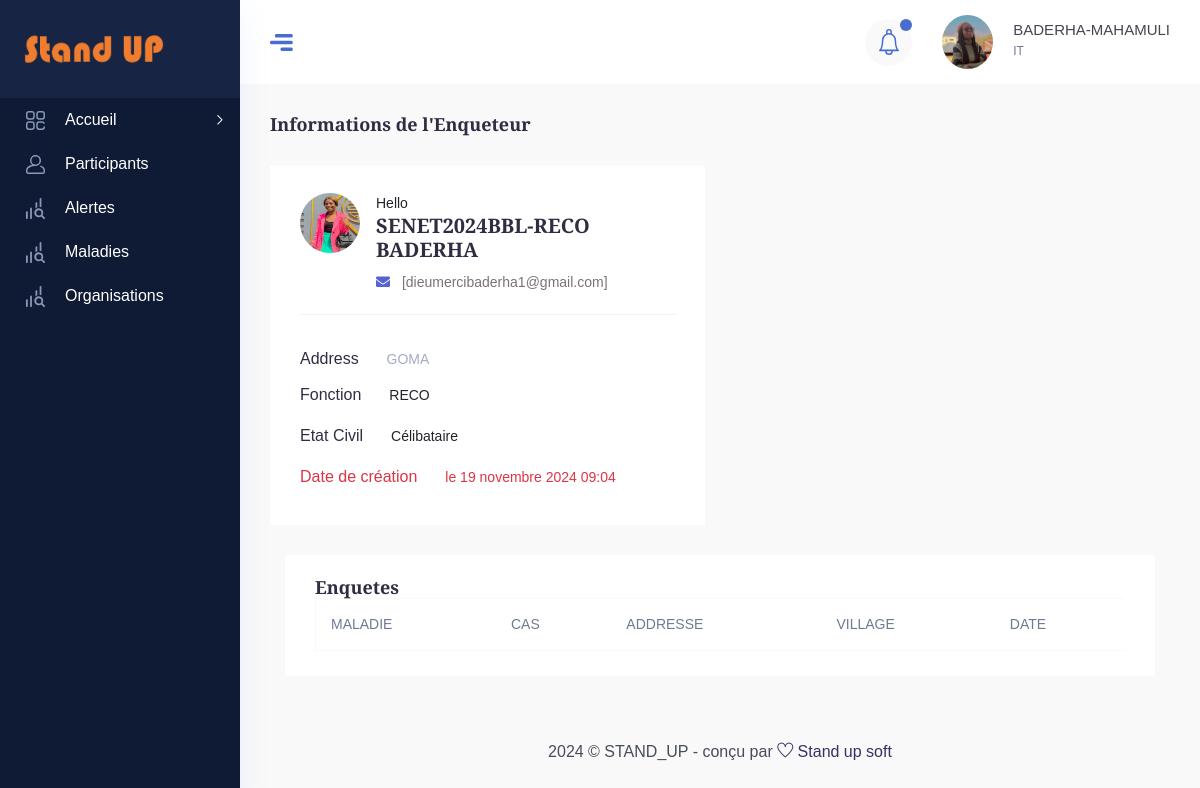
The page /profile_agents/2 (signed in) on the database its author committed.
### STAND_UP_APP/models.py (models this page shows)
class User(AbstractUser):
    Photo=models.ImageField(upload_to="Images/", blank=True)
    statut=models.CharField(default="ENQUETEUR", max_length=100)
    Organisation=models.CharField(default="-",max_length=500)
    Lieu=models.CharField(default="-",max_length=200)
    Nom=models.CharField(default="-", max_length=20)
    Dates=models.DateTimeField(auto_now=True)
    Etat_civil=models.CharField(default="Célibataire", max_length=100)
    Stand_up=models.BooleanField(default="True")
    Matricule=models.CharField(default="---", max_length=50)
    Tel=models.CharField(default="---", max_length=50)

### STAND_UP_APP/views.py (the view)
# urls.py: path('profile_agents/<str:id>', profil_agents, name="profile_agents"),
@login_required
def profil_agents(request, id):
    current_site=get_current_site(request)
    ut=request.user
    compteuser=User.objects.get(id=id)
    menquete=Alerte.objects.filter(Enqueteur=ut.username)
    context={
        'compteuser':compteuser,
        'ut':request.user,
        "domain":current_site.domain,
        'menquete':menquete,
        'notif':Alerte.objects.filter(Dates__date=auj),
    }
    return render(request, "profiles.html", context)

### Templates/profiles.html (shortened to what this page needs)
<!DOCTYPE html>
{% load static %}
<html lang="zxx">
<head>
    <link rel="stylesheet" href="{% static 'css/bootstrap.min.css' %}" />
    <link rel="stylesheet" href="{% static 'vendors/themefy_icon/themify-icons.css' %}" />
    <link rel="stylesheet" href="{% static 'vendors/niceselect/css/nice-select.css' %}" />
    <link rel="stylesheet" href="{% static 'vendors/owl_carousel/css/owl.carousel.css' %}" />
    <link rel="stylesheet" href="{% static 'vendors/gijgo/gijgo.min.css' %}" />
    <link rel="stylesheet" href="{% static 'vendors/font_awesome/css/all.min.css' %}" />
    <link rel="stylesheet" href="{% static 'vendors/tagsinput/tagsinput.css' %}" />
    <link rel="stylesheet" href="{% static 'vendors/datepicker/date-picker.css' %}" />
    <link rel="stylesheet" href="{% static 'vendors/vectormap-home/vectormap-2.0.2.css' %}" />
    <link rel="stylesheet" href="{% static 'vendors/scroll/scrollable.css' %}" />
    <link rel="stylesheet" href="{% static 'vendors/datatable/css/jquery.dataTables.min.css' %}" />
    <link rel="stylesheet" href="{% static 'vendors/datatable/css/responsive.dataTables.min.css' %}" />
    <link rel="stylesheet" href="{% static 'vendors/datatable/css/buttons.dataTables.min.css' %}" />
    <link rel="stylesheet" href="{% static 'vendors/text_editor/summernote-bs4.css' %}" />
    <link rel="stylesheet" href="{% static 'vendors/morris/morris.css' %}">
    <link rel="stylesheet" href="{% static 'vendors/material_icon/material-icons.css' %}" />
    <link rel="stylesheet" href="{% static 'css/metisMenu.css' %}">
    <link rel="stylesheet" href="{% static 'css/style.css' %}" />
    <link rel="stylesheet" href="{% static 'css/colors/default.css' %}" id="colorSkinCSS">
</head>
<body class="crm_body_bg">
    <nav class="sidebar dark_sidebar">
        <div class="logo d-flex justify-content-between">
        <a class="large_logo" href="{% url 'accueil' %}"><img style="width: 140px; height:50px;" src="{% static 'img/stand.png' %}" alt=""></a>
        </div>
        <ul id="sidebar_menu">
        <li class="">
        <a class="has-arrow" href="#" aria-expanded="false">
        <div class="nav_icon_small">
        <img src="{% static 'img/menu-icon/1.svg' %}" alt="">
        </div>
        <div class="nav_title">
        <span>Accueil </span>
        </div>
        </a>
        </li>
        <li class="">
        <a href="{% url 'list_agents' %}" aria-expanded="false">
        <div class="nav_icon_small">
        <img src="{% static 'img/menu-icon/4.svg' %}" alt="">
        </div>
        <div class="nav_title">
        <span>Participants</span>
        </div>
        </a>
        </li>
        <li class="">
        <a href="{% url 'allerte' %}" aria-expanded="false">
        <div class="nav_icon_small">
        <img src="{% static 'img/menu-icon/5.svg' %}" alt="">
        </div>
        <div class="nav_title">
        <span>Alertes</span>
        </div>
        </a>
        <li class="">
            <a href="{% url 'list_maladie' %}" aria-expanded="false">
            <div class="nav_icon_small">
            <img src="{% static 'img/menu-icon/5.svg' %}" alt="">
            </div>
            <div class="nav_title">
            <span>Maladies</span>
            </div>
            </a>
        </li>
        <li class="">
            <a href="{% url 'organ' %}" aria-expanded="false">
            <div class="nav_icon_small">
            <img src="{% static 'img/menu-icon/5.svg' %}" alt="">
            </div>
            <div class="nav_title">
            <span>Organisations</span>
            </div>
            </a>
        </li>
    </nav>
    <section class="main_content dashboard_part large_header_bg">
        <div class="container-fluid no-gutters">
        <div class="row">
        <div class="col-lg-12 p-0 ">
        <div class="header_iner d-flex justify-content-between align-items-center">
        <div class="line_icon open_miniSide d-none d-lg-block">
        <img src="{% static 'img/line_img.png' %}" alt="">
        </div>
        <div class="header_right d-flex justify-content-between align-items-center">
        <div class="header_notification_warp d-flex align-items-center">
        <li>
        <a class="bell_notification_clicker nav-link-notify" href="#"> <img src="{% static 'img/icon/bell.svg' %}" alt="">
        </a>
            </li>
            </div>
        <div class="profile_info d-flex align-items-center">
        <div class="profile_thumb mr_20">
        <img src="{{ut.Photo.url}}" alt="#">
        </div>
        <div class="author_name">
        <h4 class="f_s_15 f_w_500 mb-0">{{ut.username}}-{{ut.first_name}}</h4>
        <p class="f_s_12 f_w_400">{{ut.statut}}</p>
        </div>
        </div>
        </div>
        </div>
        </div>
        </div>
        </div>
<div class="main_content_iner overly_inner ">
<div class="container-fluid p-0 ">
<div class="row">
<div class="col-12">
<div class="main-title mb_30">
<h3 class="m-0"> Informations de l'Enqueteur</h3>
</div>
</div>
<div class="col-lg-6 ">
<div class="white_card card_height_100 mb_30">
<div class="white_card_header pb-0">
</div>
<div class="white_card_body">
<div class="media mb_30 border_bottom_1px pb-3">
<img class="mr-3 rounded-circle mr-0 mr-sm-3" src="{{compteuser.Photo.url}}" alt="" width="60" height="60">
<div class="media-body">
<span>Hello</span>
<h4 class="mb-2">{{compteuser.username}} {{compteuser.first_name}}</h4>
<p class="mb-1"> <span><i class="fa fa-envelope mr-2 text-primary"></i></span>
<a href="https://demo.dashboardpack.com/cdn-cgi/l/email-protection" class="__cf_email__" data-cfemail="78101d141417381d00191508141d561b1715">[{{compteuser.email}}]</a>
</p>
</div>
</div>
<ul class="card-profile__info">
<li>
<h5 class="mr-4">Address</h5>
<span class="text-muted">{{compteuser.Lieu}}</span>
</li>
<li class="mb-1">
<h5 class="mr-4">Fonction</h5>
<span>{{compteuser.statut}}</span>
</li>
<li class="mb-1">
    <h5 class="mr-4">Etat Civil</h5>
    <span>{{compteuser.Etat_civil}}</span>
    </li>
<li>
<h5 class="text-danger mr-4">Date de création </h5>
<span class="text-danger">le {{compteuser.Dates}}</span>
</li>
</ul>
</div>
</div>
</div>
</div>
<div class="col-lg-12">
<div class="white_card mb_30 card_height_100">
<div class="white_card_header pb-0">
<div class="box_header m-0">
<div class="main-title">
<h3 class="m-0">Enquetes</h3>
</div>
</div>
</div>
<div class="white_card_body pt-0">
<div class="QA_section">
<div class="QA_table mb-0 transaction-table">
<div class="table-responsive">
<table class="table  ">
    <thead>
        <tr>
        <th scope="col">MALADIE</th>
        <th scope="col">CAS</th>
        <th scope="col">ADDRESSE</th>
        <th scope="col">VILLAGE</th>
        <th scope="col">DATE</th>
        </tr>
</thead>
</table>
</div>
</div>
</div>
</div>
</div>
</div>
</div>
</div>
<div class="footer_part">
<div class="container-fluid">
<div class="row">
<div class="col-lg-12">
    <div class="footer_iner text-center">
        <p>2024 © STAND_UP - conçu par <a href="#"> <i class="ti-heart"></i> </a><a href="#"> Stand up soft</a></p>
        </div>
</div>
</div>
</div>
</div>
</section>
</body>
</html>

### STAND_UP_APP/static/css/metisMenu.css (style rules this page uses)
.metismenu .has-arrow { position:relative }
.metismenu .has-arrow::after { position:absolute;content:'';transform:rotate(-90deg) translate(0,-50%);transform-origin:top;top:50%;transition:all .3s ease-out;right:40px;content:"\e64b";font-family:themify;color:#a5adc6;font-weight:600;font-size:14px }

### rows shown on the page
User: Photo (picture), username "BADERHA", first_name "MAHAMULI", statut "IT"
User: Photo (picture), username "SENET2024BBL-RECO", first_name "BADERHA", email "dieumercibaderha1@gmail.com", Lieu "GOMA", statut "RECO", Etat_civil "Célibataire", Dates "19 novembre 2024 09:04"
